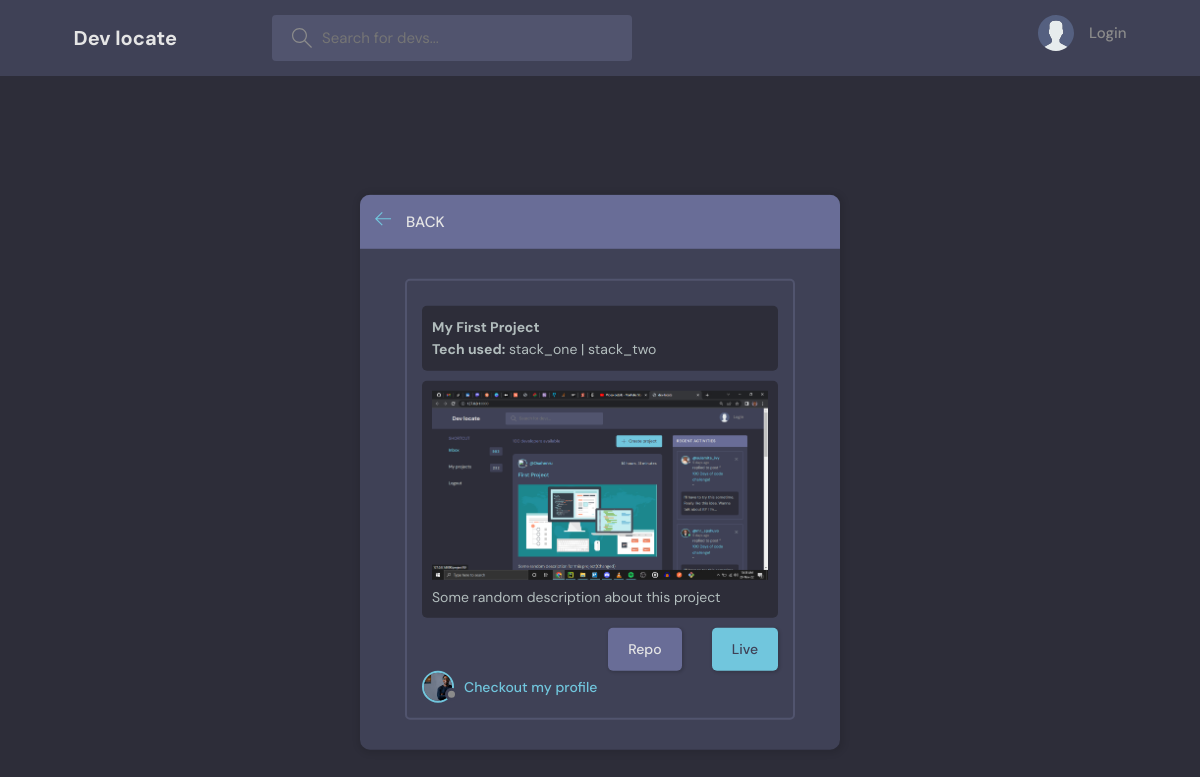
/project11/, run on the app's committed database.
### projects/models.py (models this page shows, shortened)
class Project(models.Model):
    engineer = models.ForeignKey(Engineer, on_delete=models.CASCADE)
    name = models.CharField(max_length=100)
    tech_used = models.CharField(max_length=200)
    updated = models.DateTimeField(auto_now=True)
    created = models.DateTimeField(auto_now_add=True)
    image = models.ImageField(default="project.png")
    description = models.TextField(null=True, blank=True)
    repo_url = models.URLField(null=True, blank=True)
    live_url = models.URLField(null=True, blank=True)
    make_public = models.BooleanField(default=False)
    @property
    def image_url(self):
        try:
            url = self.image.url
        except:
            url = ""
        return url
    class Meta:
        ordering = ["-created"]

### accounts/models.py (models this page shows, shortened)
class Engineer(AbstractUser):
    username = models.CharField(max_length=200, null=True)
    email = models.EmailField(unique=True, null=True)
    bio = models.TextField()
    avatar = models.ImageField(default="profile.png")
    country = models.CharField(max_length=200)
    years_of_experience = models.PositiveIntegerField(null=True, blank=True)
    tech_stack = models.CharField(null=True, blank=True, max_length=300)
    USERNAME_FIELD = "email"
    REQUIRED_FIELDS = ["username"]

### projects/views.py (the view)
# urls.py: path("project<str:pk>/", ProjectDetail.as_view(), name="detail_project"),
class ProjectDetail(DetailView):
    model = Project
    template_name = "../templates/detail.html"

### templates/detail.html
{% extends 'base.html' %}
{% block content %}
<main class="layout">
    <div class="container">
        <div class="layout__box" style="margin-top: 50px;">
            <div class="layout__boxHeader">
                <div class="layout__boxTitle">
                    <a href="{{request.META.HTTP_REFERER}}">
                        <svg version="1.1" xmlns="http://www.w3.org/2000/svg" width="32" height="32" viewBox="0 0 32 32">
                            <title>arrow-left</title>
                            <path
                                    d="M13.723 2.286l-13.723 13.714 13.719 13.714 1.616-1.611-10.96-10.96h27.625v-2.286h-27.625l10.965-10.965-1.616-1.607z"
                            ></path>
                        </svg>
                    </a>
                    <h3>back</h3>
                </div>
            </div>
            <div class="activities-page layout__body">
                <div class="activities__box">
                    <div class="activities__boxContent">
                        <div class="activities__boxRoomContent">
                            <h1>{{project.name|title}}</h1>
                            <span><strong>Tech used:</strong> {{project.tech_used}}</span>
                        </div>
                        <div class="activities__boxRoomContent">
                            <img src="{{project.image_url}}">
                            {{project.description}}
                        </div>
                        <div class="form__action" style="margin-top: 10px;">
                            <a class="btn btn--dark" target="_blank" href="{{project.repo_url}}">Repo</a>
                            <a class="btn btn--main" target="_blank" href="{{project.live_url}}">Live</a>
                        </div>
                    </div>
                    <div class="activities__boxHeader roomListRoom__header">
                        <a href="{% url 'profile' project.engineer.id %}" class="roomListRoom__author">
                            <div class="avatar avatar--small">
                                <img src="{{project.engineer.avatar.url}}" />
                            </div>
                            <p>
                                Checkout my profile
                            </p>
                        </a>
                    </div>
                </div>
            </div>
        </div>
    </div>
</main>
{% endblock %}

### static/style.css (style rules this page uses)
:root { --color-main: #71c6dd; --color-main-light: #e1f6fb; --color-dark: #3f4156; --color-dark-medium: #51546e; --color-dark-light: #696d97; --color-light: #e5e5e5; --color-gray: #8b8b8b; --color-light-gray: #b2bdbd; --color-bg: #2d2d39; --color-success: #5dd693; --color-error: #fc4b0b; }
* { font-family: "DM Sans", -apple-system, BlinkMacSystemFont, "Segoe UI", Roboto, Oxygen, Ubuntu, Cantarell, "Open Sans", "Helvetica Neue", sans-serif; margin: 0; padding: 0; box-sizing: border-box; text-rendering: optimizeLegibility; font-size: inherit; }
html { font-size: 56.25%; }
@media only screen and (min-width: 1200px) { html { font-size: 62.5%; } }
body { line-height: 1.6; font-weight: 400; font-size: 1.5rem; color: var(--color-light-gray); background-color: var(--color-bg); min-height: 100vh; }
img { width: 100%; }
a { display: inline-block; color: var(--color-main); text-decoration: none; }
.container { max-width: 120rem; width: 90%; margin: auto; }
.btn { background-color: transparent; border: none; display: inline-flex; align-items: center; gap: 1rem; cursor: pointer; transition: all ease-in-out 0.3s; padding: 1rem 2rem; border-radius: 5px; box-shadow: 1px 1px 3px 1px rgba(0, 0, 0, 0.15); font-weight: 500; }
.btn--main { background-color: var(--color-main); color: var(--color-dark); }
.btn--dark { background-color: var(--color-dark-light); color: var(--color-light); }
.avatar { position: relative; display: inline-block; border-radius: 50%; border: 2px solid var(--color-main); }
.avatar img { display: block; border-radius: 50%; object-fit: cover; object-position: center; }
.avatar::after { content: ""; display: block; position: absolute; background-color: var(--color-gray); z-index: 111; border-radius: 50%; border: 0.3rem solid var(--color-dark); }
.avatar.avatar--small img { width: 2.8rem; height: 2.8rem; }
.avatar.avatar--small:after { width: 0.7rem; height: 0.7rem; bottom: 0px; right: -6px; }
.layout { margin-top: 2.4rem; }
.layout > .container { display: flex; justify-content: space-between; align-items: flex-start; }
.layout__box { width: 90%; max-width: 48rem; min-height: 40rem; position: absolute; top: 50%; left: 50%; transform: translate(-50%, -46%); background-color: var(--color-dark); border-radius: 1rem; box-shadow: 1px 1px 6px 3px rgba(0, 0, 0, 0.1); overflow: hidden; }
.layout__boxHeader { display: flex; padding: 1.5rem; background-color: var(--color-dark-light); }
.layout__boxTitle { display: flex; gap: 1.5rem; align-items: center; }
.layout__boxTitle h3 { text-transform: uppercase; font-weight: 500; color: var(--color-light); }
.layout__boxTitle svg { width: 1.6rem; height: 1.6rem; fill: var(--color-main); }
.layout__body { margin: 3rem; }
.form__action { display: flex; justify-content: flex-end; gap: 3rem; }
.roomListRoom__header { display: flex; justify-content: space-between; align-items: center; }
.roomListRoom__author { font-weight: 500; display: flex; align-items: center; gap: 1rem; }
.activities__box { margin: 1.5rem; padding: 1.5rem; border: 2px solid var(--color-dark-medium); border-radius: 5px; }
.activities__boxHeader p { font-size: 1.4rem; line-height: 1.3; }
.activities__boxContent { margin-left: 4.2rem; }
.activities__boxContent { font-size: 1.4rem; }
.activities__boxRoomContent { background: var(--color-bg); padding: 1rem; border-radius: 5px; margin-top: 1rem; margin-left: -4.2rem; }

### data on the page
Project: name "My First Project", tech_used "stack_one | stack_two", image_url (picture), description "Some random description about this project", engineer.avatar (picture)
